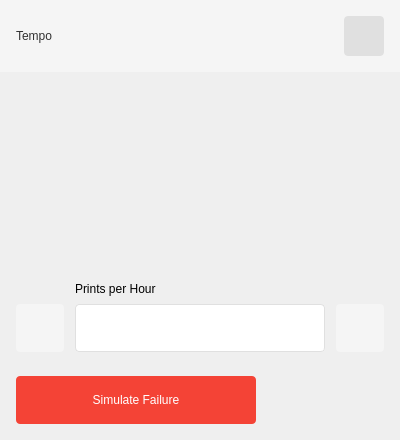
<?xml version="1.0" encoding="UTF-8"?>
<ui version="4.0">
 <class>ConveyorControl</class>
 <widget class="QWidget" name="ConveyorControl">
  <property name="geometry">
   <rect>
    <x>0</x>
    <y>0</y>
    <width>400</width>
    <height>440</height>
   </rect>
  </property>
  <property name="sizePolicy">
   <sizepolicy hsizetype="Fixed" vsizetype="Fixed">
    <horstretch>0</horstretch>
    <verstretch>0</verstretch>
   </sizepolicy>
  </property>
  <property name="minimumSize">
   <size>
    <width>400</width>
    <height>440</height>
   </size>
  </property>
  <property name="maximumSize">
   <size>
    <width>400</width>
    <height>440</height>
   </size>
  </property>
  <property name="windowTitle">
   <string>Conveyor</string>
  </property>
  <property name="styleSheet">
   <string notr="true"/>
  </property>
  <widget class="QLabel" name="name">
   <property name="geometry">
    <rect>
     <x>16</x>
     <y>25</y>
     <width>100</width>
     <height>22</height>
    </rect>
   </property>
   <property name="styleSheet">
    <string notr="true">color: #323232; background-color: #F5F5F5;</string>
   </property>
   <property name="text">
    <string>Tempo</string>
   </property>
   <property name="alignment">
    <set>Qt::AlignLeading|Qt::AlignLeft|Qt::AlignVCenter</set>
   </property>
  </widget>
  <widget class="QLabel" name="image">
   <property name="geometry">
    <rect>
     <x>16</x>
     <y>84</y>
     <width>368</width>
     <height>180</height>
    </rect>
   </property>
   <property name="text">
    <string/>
   </property>
   <property name="pixmap">
    <pixmap>:/Animations/Resources/ConveyorAnimation1.gif</pixmap>
   </property>
   <property name="alignment">
    <set>Qt::AlignCenter</set>
   </property>
  </widget>
  <widget class="QLabel" name="rateTitle">
   <property name="geometry">
    <rect>
     <x>75</x>
     <y>280</y>
     <width>250</width>
     <height>17</height>
    </rect>
   </property>
   <property name="text">
    <string>Prints per Hour</string>
   </property>
   <property name="alignment">
    <set>Qt::AlignLeading|Qt::AlignLeft|Qt::AlignVCenter</set>
   </property>
  </widget>
  <widget class="QPushButton" name="failure">
   <property name="geometry">
    <rect>
     <x>16</x>
     <y>376</y>
     <width>240</width>
     <height>48</height>
    </rect>
   </property>
   <property name="styleSheet">
    <string notr="true">border-radius: 4px;
background-color: #f44336; color: white;</string>
   </property>
   <property name="text">
    <string>Simulate Failure</string>
   </property>
  </widget>
  <widget class="QLabel" name="label">
   <property name="geometry">
    <rect>
     <x>0</x>
     <y>0</y>
     <width>400</width>
     <height>72</height>
    </rect>
   </property>
   <property name="styleSheet">
    <string notr="true">background-color: #F5F5F5;</string>
   </property>
   <property name="text">
    <string/>
   </property>
  </widget>
  <widget class="QPushButton" name="ok">
   <property name="geometry">
    <rect>
     <x>344</x>
     <y>16</y>
     <width>40</width>
     <height>40</height>
    </rect>
   </property>
   <property name="styleSheet">
    <string notr="true">border-radius: 4px;
background-color: #e0e0e0;
color: #212121;
</string>
   </property>
   <property name="text">
    <string/>
   </property>
   <property name="iconSize">
    <size>
     <width>24</width>
     <height>24</height>
    </size>
   </property>
  </widget>
  <widget class="QPushButton" name="decrease">
   <property name="geometry">
    <rect>
     <x>16</x>
     <y>304</y>
     <width>48</width>
     <height>48</height>
    </rect>
   </property>
   <property name="styleSheet">
    <string notr="true">border-radius: 4px;
background-color: #f5f5f5;
color: #212121;
</string>
   </property>
   <property name="text">
    <string/>
   </property>
   <property name="iconSize">
    <size>
     <width>24</width>
     <height>24</height>
    </size>
   </property>
  </widget>
  <widget class="QPushButton" name="increase">
   <property name="geometry">
    <rect>
     <x>336</x>
     <y>304</y>
     <width>48</width>
     <height>48</height>
    </rect>
   </property>
   <property name="styleSheet">
    <string notr="true">border-radius: 4px;
background-color: #f5f5f5;
color: #212121;
</string>
   </property>
   <property name="text">
    <string/>
   </property>
   <property name="iconSize">
    <size>
     <width>24</width>
     <height>24</height>
    </size>
   </property>
  </widget>
  <widget class="QLineEdit" name="rate">
   <property name="geometry">
    <rect>
     <x>75</x>
     <y>304</y>
     <width>250</width>
     <height>48</height>
    </rect>
   </property>
   <property name="styleSheet">
    <string notr="true">border: 1px solid #e0e0e0;
border-radius: 4px;
background-color: #ffffff;
padding: 0px 8px;
</string>
   </property>
  </widget>
  <zorder>image</zorder>
  <zorder>rateTitle</zorder>
  <zorder>failure</zorder>
  <zorder>label</zorder>
  <zorder>name</zorder>
  <zorder>ok</zorder>
  <zorder>decrease</zorder>
  <zorder>increase</zorder>
  <zorder>rate</zorder>
 </widget>
 <resources/>
 <connections/>
</ui>
